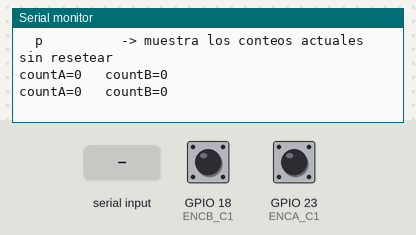
A sketch run on a simulated ESP32. On the bench: the last lines printed to the serial monitor. The test bench sets the inputs (shaded band); at power-on: GPIO 18 (ENCB_C1) HIGH, GPIO 23 (ENCA_C1) HIGH.

Above: at 1.2 s.
1.3 s: "a\n" received over Serial
At 1.46 s:
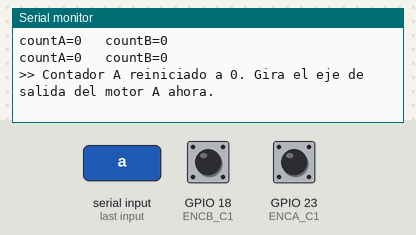
2.8 s: "b\n" received over Serial
At 2.96 s:
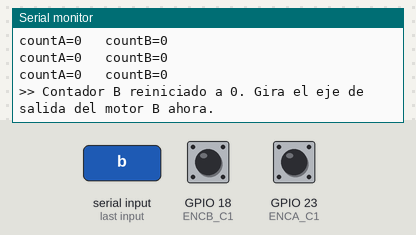
4.3 s: "p\n" received over Serial
At 4.46 s:
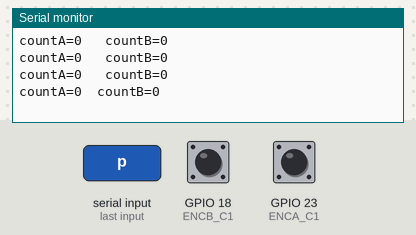
5.8 s: "ca\n" received over Serial
At 5.96 s:
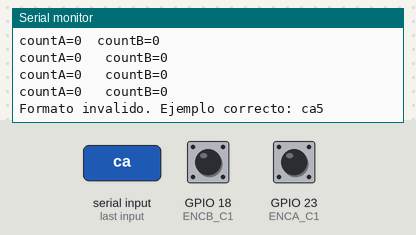
7.3 s: "cb\n" received over Serial
At 7.46 s:
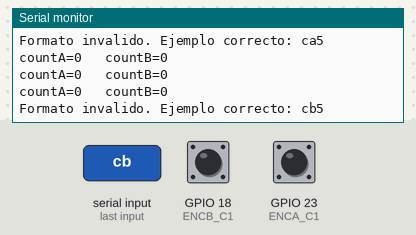
8.8 s: "ca90\n" received over Serial
At 8.97 s:
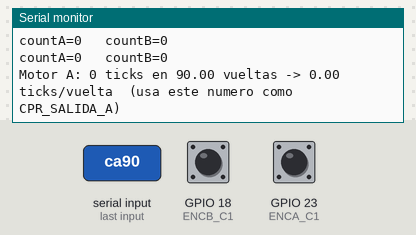

The sketch:

calibracion_encoder.ino
```cpp
/*
  Calibración de encoder: mide cuántos "ticks" (pulsos ya decodificados
  en cuadratura x4) corresponden a UNA vuelta del EJE DE SALIDA
  (después del gearbox), para usar ese número directamente como
  CPR_SALIDA en el sketch principal, sin depender de datos de datasheet.

  Procedimiento:
  1. Sube este sketch y abre el Monitor Serial (115200 baudios).
  2. Escribe "a" y Enter -> reinicia el contador del motor A a 0.
  3. Gira a mano el eje de salida del motor A LENTAMENTE y EXACTO
     un número entero de vueltas completas (recomendado: 5 a 10 vueltas,
     entre más vueltas midas, menor el error de redondeo). Marca el eje
     con un punto/flecha para no perder la cuenta.
  4. Escribe "ca" seguido del número de vueltas que diste, sin espacio,
     por ejemplo "ca5" si diste 5 vueltas, y presiona Enter.
  5. El monitor imprime los ticks/vuelta del motor A. Repite lo mismo
     para el motor B con "b" y "cb<vueltas>".
  6. Usa el valor impreso (ticks/vuelta) como CPR_SALIDA_A o
     CPR_SALIDA_B en el sketch principal de motores/RPM.
*/

// ---------------- Pines de los encoders ----------------
#define ENCA_C1 23
#define ENCA_C2 22
#define ENCB_C1 18
#define ENCB_C2 5

volatile long countA = 0;
volatile long countB = 0;

void IRAM_ATTR isrEncoderA() {
  if (digitalRead(ENCA_C1) == digitalRead(ENCA_C2)) {
    countA++;
  } else {
    countA--;
  }
}

void IRAM_ATTR isrEncoderB() {
  if (digitalRead(ENCB_C1) == digitalRead(ENCB_C2)) {
    countB++;
  } else {
    countB--;
  }
}

void setup() {
  Serial.begin(115200);

  pinMode(ENCA_C1, INPUT_PULLUP);
  pinMode(ENCA_C2, INPUT_PULLUP);
  pinMode(ENCB_C1, INPUT_PULLUP);
  pinMode(ENCB_C2, INPUT_PULLUP);

  attachInterrupt(digitalPinToInterrupt(ENCA_C1), isrEncoderA, CHANGE);
  attachInterrupt(digitalPinToInterrupt(ENCB_C1), isrEncoderB, CHANGE);

  Serial.println("=== Calibracion de encoder ===");
  Serial.println("Comandos:");
  Serial.println("  a          -> reinicia el contador del motor A a 0");
  Serial.println("  b          -> reinicia el contador del motor B a 0");
  Serial.println("  ca<N>      -> ej: ca5  -> calcula ticks/vuelta de A con N vueltas dadas");
  Serial.println("  cb<N>      -> ej: cb5  -> calcula ticks/vuelta de B con N vueltas dadas");
  Serial.println("  p          -> muestra los conteos actuales sin resetear");
}

void loop() {
  // Muestra el conteo en vivo cada 500 ms, útil para ver que sí detecta pulsos
  static unsigned long lastPrint = 0;
  if (millis() - lastPrint > 500) {
    lastPrint = millis();
    noInterrupts();
    long a = countA;
    long b = countB;
    interrupts();
    Serial.print("countA=");
    Serial.print(a);
    Serial.print("   countB=");
    Serial.println(b);
  }

  if (Serial.available()) {
    String cmd = Serial.readStringUntil('\n');
    cmd.trim();

    if (cmd == "a") {
      noInterrupts();
      countA = 0;
      interrupts();
      Serial.println(">> Contador A reiniciado a 0. Gira el eje de salida del motor A ahora.");
    } else if (cmd == "b") {
      noInterrupts();
      countB = 0;
      interrupts();
      Serial.println(">> Contador B reiniciado a 0. Gira el eje de salida del motor B ahora.");
    } else if (cmd == "p") {
      noInterrupts();
      long a = countA;
      long b = countB;
      interrupts();
      Serial.print("countA=");
      Serial.print(a);
      Serial.print("  countB=");
      Serial.println(b);
    } else if (cmd.startsWith("ca")) {
      float vueltas = cmd.substring(2).toFloat();
      if (vueltas > 0) {
        noInterrupts();
        long c = countA;
        interrupts();
        float ticksPorVuelta = abs(c) / vueltas;
        Serial.print("Motor A: ");
        Serial.print(c);
        Serial.print(" ticks en ");
        Serial.print(vueltas, 2);
        Serial.print(" vueltas -> ");
        Serial.print(ticksPorVuelta, 2);
        Serial.println(" ticks/vuelta  (usa este numero como CPR_SALIDA_A)");
      } else {
        Serial.println("Formato invalido. Ejemplo correcto: ca5");
      }
    } else if (cmd.startsWith("cb")) {
      float vueltas = cmd.substring(2).toFloat();
      if (vueltas > 0) {
        noInterrupts();
        long c = countB;
        interrupts();
        float ticksPorVuelta = abs(c) / vueltas;
        Serial.print("Motor B: ");
        Serial.print(c);
        Serial.print(" ticks en ");
        Serial.print(vueltas, 2);
        Serial.print(" vueltas -> ");
        Serial.print(ticksPorVuelta, 2);
        Serial.println(" ticks/vuelta  (usa este numero como CPR_SALIDA_B)");
      } else {
        Serial.println("Formato invalido. Ejemplo correcto: cb5");
      }
    }
  }
}
```

Measured:
- after the input at 1.3 s, the serial monitor: prints a new line at once (image 1)
- after the input at 2.8 s, the serial monitor: prints a new line at once (image 2)
- after the input at 4.3 s, the serial monitor: prints a new line at once (image 3)
- after the input at 5.8 s, the serial monitor: prints a new line at once (image 4)
- after the input at 7.3 s, the serial monitor: prints a new line at once (image 5)
- after the input at 8.8 s, the serial monitor: prints a new line at once (image 6)
